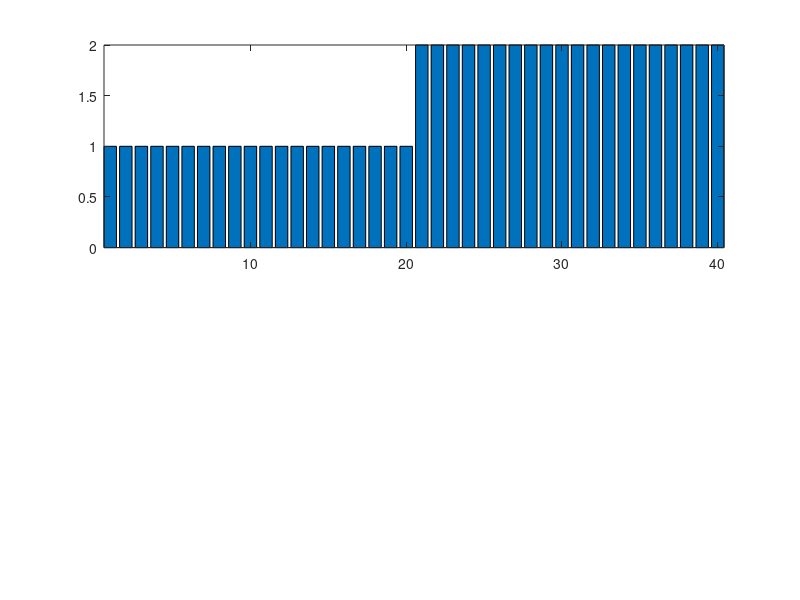

The MATLAB source for this figure: (Note: this script raises an error after producing the figure.)
clear; close all; clc;

load fisheriris;
%각 종을 숫자로 표현 1: versicolor, 2: virginica
spcs2num = [];
for k=1:1:length(species)
    if strcmp(species{k}, 'versicolor')
        spcs2num(k,1) = 1;
    elseif strcmp(species{k}, 'virginica')
        spcs2num(k,1) = 2;
    end
end
%%학습데이터와 평가데이터 나누기
%두개의 그룹만 먼저 나눠봅시다 versicolor vs. virginica
%오늘은 편의상 아래와 같이 나누겠음
%1~50: setosa, 51~100: versicolor, 101~150: virginica
%학습데이터. 71~100: versicolor, 121~150: virginica 총 60개
%평가데이터. 51~70: versicolor, 101~120: virginica 총 40개

%일단, 사용할 특징은 sepal length와 width = 1열과 2열
tr_id = [71:1:100 121:1:150];
Training_data = meas(tr_id,1:2);
Training_label = spcs2num(tr_id,:);

ts_id = [51:1:70 101:1:120];
Test_data = meas(ts_id,1:2);
Test_label = spcs2num(ts_id,:);


%% 매트랩 내부 함수를 이용한 knn 모델 만들기 (학습: 결정해야 할 것: k, 거리를 어떤 방법으로 할지)
k = 3; % 인접한 이웃 3개를 보겠다.
mdl = fitcknn(Training_data, Training_label, 'NumNeighbors', k, 'Distance', 'euclidean');
% md1 = fitcknn(Training_data, Training_label, 'NumNeighbors', k, 'Distance',
% 'euclidean');  % knn에서 거리를 계산하는 default 방법은 유클리디안 이므로,
% 이렇게 작성해도 됨 

% 2줄이면 끝!!

%% 평가해보기 # 1
% test의 첫번째 데이터를 넣어보자
result = predict(mdl,Test_data(1,:))

%% 평가해보기 # 2: 한번에 다해보기
result = predict(mdl, Test_data)

%% 그려보기
figure;
subplot(211); bar(Test_label); axis tight;
subplot(211); bar(result); axis tight;

figure;
subplot(311); bar(Test_label); axis tight;
subplot(311); bar(result); axis tight;
subplot(311); bar(Test_label - result); axis tight;
